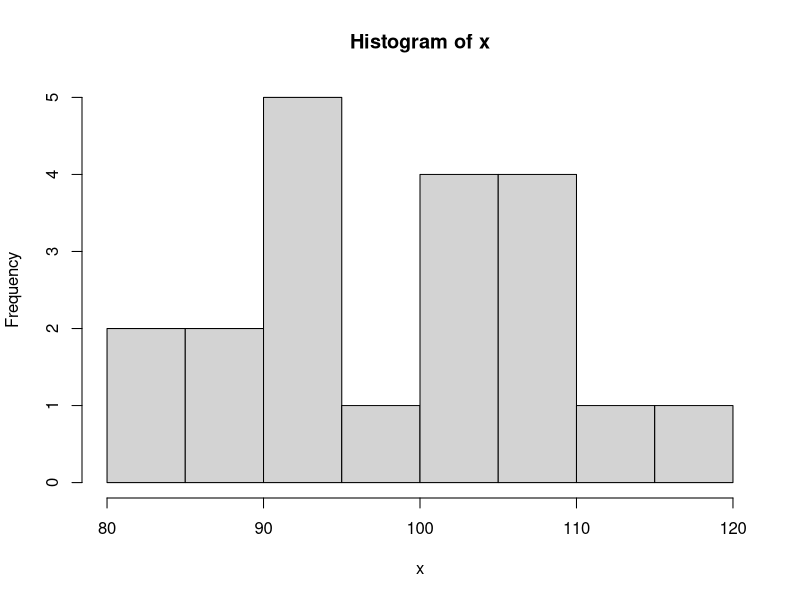
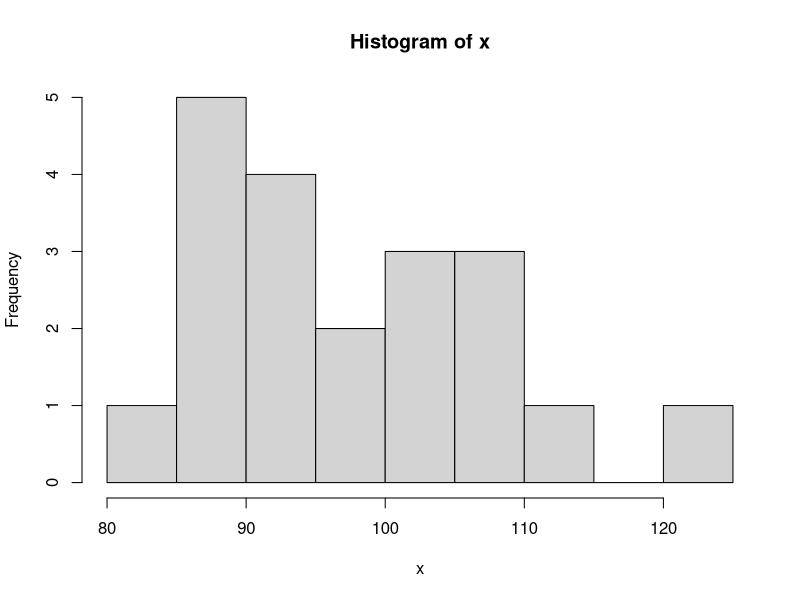
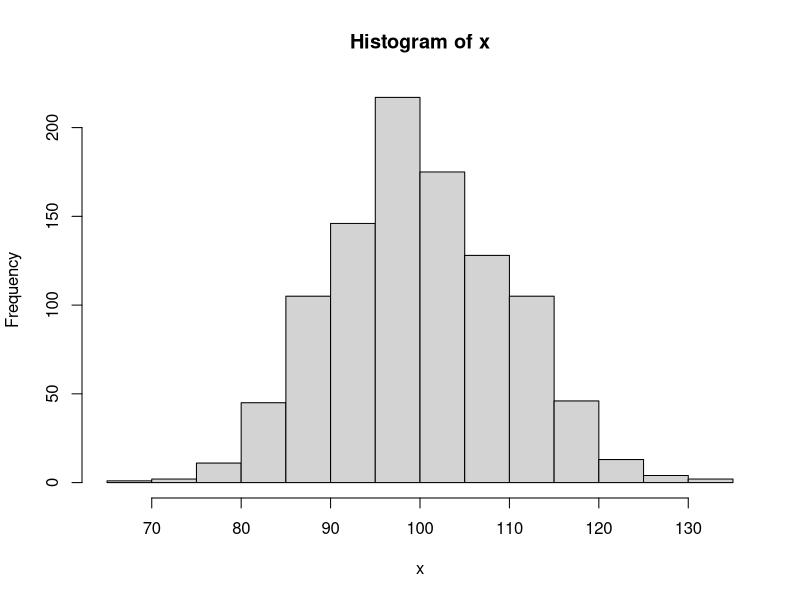
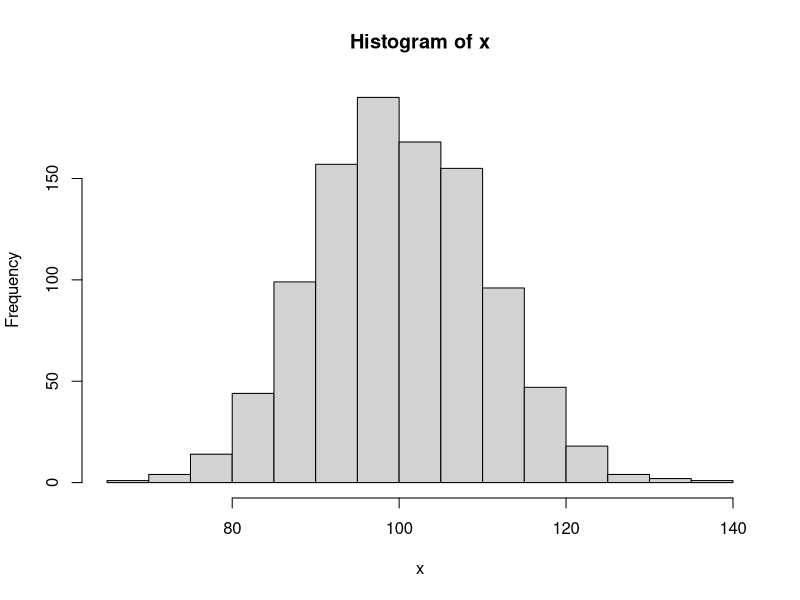
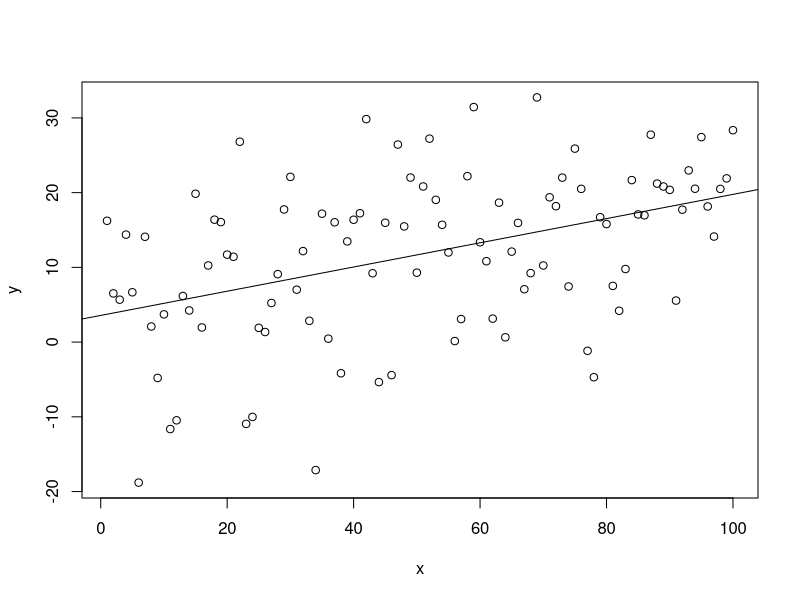

Generate these figures, in order, with R:
## ---- chunk 1
knitr::opts_chunk$set(results = "hide", prefix.string = "./graph/simulation")
## ---- chunk 2
set.seed(5462319)
## ---- chunk 3
x <- rnorm(20, 100, 10)
hist(x)
c(mean(x), sd(x))
## ---- chunk 4
x <- rnorm(20, 100, 10)
hist(x)
c(mean(x), sd(x))
## ---- chunk 5
x <- rnorm(1000, 100, 10)
hist(x)
c(mean(x), sd(x))
## ---- chunk 6
x <- rnorm(1000, 100, 10)
hist(x)
c(mean(x), sd(x))
## ---- chunk 7
X <- rbinom(500, 1, 0.4)
table(X)
## ---- chunk 8
Y <- rbinom(500, 1, 0.1 * X + 0.1)
table(X, Y)
prop.table(table(X, Y), 1)
## ---- chunk 9
x <- 1:100
y <- 5 + 0.1 * x + rnorm(100, 0, 10)
plot(x, y)
abline(lm(y ~ x))
summary(lm(y ~ x))$coef
